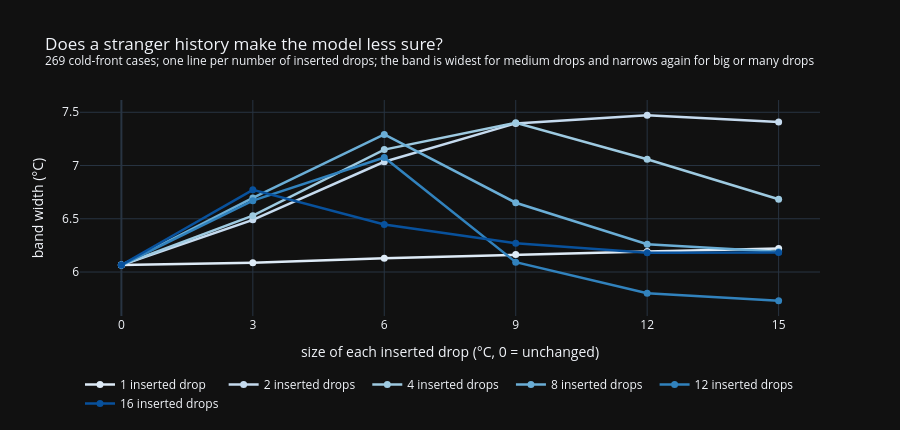

Write notebook code for a chart like this one.
### Markdown cell above
### Inserted drops: does more weirdness always widen the band?

x = size of each inserted drop (0 = unchanged history), one line per number of
inserted drops. A line that rises and then falls again = the band is widest for medium drops.

### Code cell
LINE_COL = {1: "#deebf7", 2: "#c6dbef", 4: "#9ecae1", 8: "#6baed6", 12: "#3182bd", 16: "#08519c"}
xs0 = [0] + DROP_S
fig = go.Figure()
for n in DROP_N:
    r = res.query("kind == 'drops' and a == @n").sort_values("b")
    fig.add_trace(go.Scatter(x=xs0, y=np.r_[res.width[0], r.width], mode="lines+markers", name=f"{n} inserted drop{'s' if n > 1 else ''}",
                             line={"color": LINE_COL[n], "width": 2.5}, marker={"size": 7, "color": LINE_COL[n]},
                             hovertemplate=f"{n} drops of %{{x}} °C: band %{{y:.1f}} °C<extra></extra>"))
fig.update_xaxes(title_text="size of each inserted drop (°C, 0 = unchanged)", tickvals=xs0)
fig.update_yaxes(title_text="band width (°C)")
fig.update_layout(height=430, template="plotly_dark", legend={"orientation": "h", "y": -0.25},
                  title=f"Does a stranger history make the model less sure?<br><sup>{len(cases)} cold-front cases; one line per number of "
                        "inserted drops; the band is widest for medium drops and narrows again for big or many drops</sup>")
fig.write_html(FIG / "exp6_drops_lines.html", include_plotlyjs="cdn")
fig.show()

### Figure 1 — Plotly figure (JSON) as saved in the notebook; plotly's stock layout.template omitted (floating-point values rounded to 4 significant figures)
{"data": [{"hovertemplate": "1 drops of %{x} °C: band %{y:.1f} °C<extra></extra>", "line": {"color": "#deebf7", "width": 2.5}, "marker": {"color": "#deebf7", "size": 7}, "mode": "lines+markers", "name": "1 inserted drop", "type": "scatter", "x": [0, 3, 6, 9, 12, 15], "y": [6.066, 6.086, 6.13, 6.165, 6.194, 6.221]}, {"hovertemplate": "2 drops of %{x} °C: band %{y:.1f} °C<extra></extra>", "line": {"color": "#c6dbef", "width": 2.5}, "marker": {"color": "#c6dbef", "size": 7}, "mode": "lines+markers", "name": "2 inserted drops", "type": "scatter", "x": [0, 3, 6, 9, 12, 15], "y": [6.066, 6.49, 7.035, 7.395, 7.473, 7.409]}, {"hovertemplate": "4 drops of %{x} °C: band %{y:.1f} °C<extra></extra>", "line": {"color": "#9ecae1", "width": 2.5}, "marker": {"color": "#9ecae1", "size": 7}, "mode": "lines+markers", "name": "4 inserted drops", "type": "scatter", "x": [0, 3, 6, 9, 12, 15], "y": [6.066, 6.529, 7.149, 7.401, 7.059, 6.684]}, {"hovertemplate": "8 drops of %{x} °C: band %{y:.1f} °C<extra></extra>", "line": {"color": "#6baed6", "width": 2.5}, "marker": {"color": "#6baed6", "size": 7}, "mode": "lines+markers", "name": "8 inserted drops", "type": "scatter", "x": [0, 3, 6, 9, 12, 15], "y": [6.066, 6.696, 7.292, 6.651, 6.261, 6.19]}, {"hovertemplate": "12 drops of %{x} °C: band %{y:.1f} °C<extra></extra>", "line": {"color": "#3182bd", "width": 2.5}, "marker": {"color": "#3182bd", "size": 7}, "mode": "lines+markers", "name": "12 inserted drops", "type": "scatter", "x": [0, 3, 6, 9, 12, 15], "y": [6.066, 6.67, 7.075, 6.093, 5.801, 5.73]}, {"hovertemplate": "16 drops of %{x} °C: band %{y:.1f} °C<extra></extra>", "line": {"color": "#08519c", "width": 2.5}, "marker": {"color": "#08519c", "size": 7}, "mode": "lines+markers", "name": "16 inserted drops", "type": "scatter", "x": [0, 3, 6, 9, 12, 15], "y": [6.066, 6.772, 6.446, 6.271, 6.181, 6.183]}], "layout": {"height": 430, "legend": {"orientation": "h", "y": -0.25}, "title": {"text": "Does a stranger history make the model less sure?<br><sup>269 cold-front cases; one line per number of inserted drops; the band is widest for medium drops and narrows again for big or many drops</sup>"}, "xaxis": {"tickvals": [0, 3, 6, 9, 12, 15], "title": {"text": "size of each inserted drop (°C, 0 = unchanged)"}}, "yaxis": {"title": {"text": "band width (°C)"}}}}
